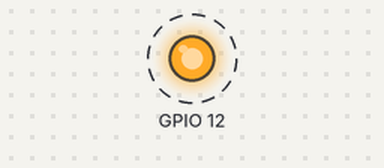
Bench run of a program on a simulated Raspberry Pi (BCM pin numbers). Parts: output pins drawn as LEDs (lit = HIGH). Dashed ring = blinking. What the program prints to the terminal is not drawn.

Above: at 0.2 s.
Timing chart, 0 to 3.0 s (numbered marks = the images above):
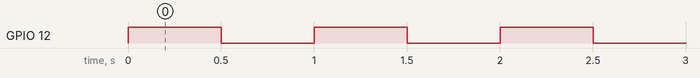

The program:

arago-gpio-toggle.py
```python
"""
Dual License: MIT and GPLv3

MIT License:
Permission is hereby granted, free of charge, to any person obtaining a copy
of this software and associated documentation files (the "Software"), to deal
in the Software without restriction, including without limitation the rights
to use, copy, modify, merge, publish, distribute, sublicense, and/or sell
copies of the Software, subject to the following conditions:
This software is provided "AS IS", without warranty of any kind.

GPLv3 License:
This program is free software: you can redistribute it and/or modify it under
the terms of the GNU General Public License as published by the Free Software
Foundation, either version 3 of the License, or (at your option) any later version.
See <https://www.gnu.org/licenses/> for details.

Author: Fred Fisher
Company: Validus Group Inc.
Website: www.validusgroup.com

====================================================================================
NOTES:
- Tested on Texas Instruments' Yocto Kirkstone Build (Arago Distribution)
- Kernel: Linux beaglebone 6.1.80-ti #1 SMP PREEMPT Fri Mar 22 02:57:54 UTC 2024 armv7l
- Required Packages:
  - Python 3.10 or newer
  - `gpiod` Python library version 1.5.4 (compatible with `libgpiod` 1.6.3)
  - `libgpiod` version 1.6.3
- Ensure `/dev/gpiochip0` is accessible with appropriate permissions.
- Example command to verify GPIO access: `gpiodetect`

This must be installed after board is up.
pip3 install gpiod==1.5.4

====================================================================================
"""

import gpiod
import time

CHIP_PATH = "/dev/gpiochip0"  # Adjust if needed
LINE_OFFSET = 12             # GPIO line offset for P8_12

def main():
    # Open the GPIO chip
    chip = gpiod.chip(CHIP_PATH)  # Use lowercase 'chip'
    print(f"Opened GPIO chip: {CHIP_PATH}")

    # Access the GPIO line
    line = chip.get_line(LINE_OFFSET)
    if not line:
        raise RuntimeError(f"Failed to access line {LINE_OFFSET} on chip {CHIP_PATH}")
    print(f"Accessing GPIO line: {LINE_OFFSET}")

    # Configure line request
    config = gpiod.line_request()
    config.consumer = "gpio_toggle"
    config.request_type = gpiod.line_request.DIRECTION_OUTPUT

    # Request the line with configuration
    line.request(config)
    print(f"GPIO line {LINE_OFFSET} set as output.")

    # Toggle the GPIO line in a loop
    try:
        while True:
            line.set_value(1)  # Set line HIGH
            print("Line HIGH")
            time.sleep(0.5)

            line.set_value(0)  # Set line LOW
            print("Line LOW")
            time.sleep(0.5)
    except KeyboardInterrupt:
        print("Exiting...")

    # Release the line
    line.release()

if __name__ == "__main__":
    main()
```

Measured:
- by itself, GPIO 12: alternates HIGH for 0.50 s and LOW for 0.50 s
